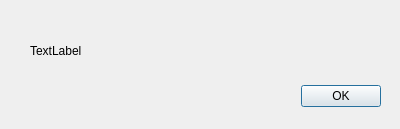
<?xml version="1.0" encoding="UTF-8"?>
<ui version="4.0">
 <class>Dialog</class>
 <widget class="QDialog" name="Dialog">
  <property name="geometry">
   <rect>
    <x>0</x>
    <y>0</y>
    <width>400</width>
    <height>129</height>
   </rect>
  </property>
  <property name="windowTitle">
   <string>Dialog</string>
  </property>
  <widget class="QDialogButtonBox" name="buttonBox">
   <property name="geometry">
    <rect>
     <x>40</x>
     <y>80</y>
     <width>341</width>
     <height>32</height>
    </rect>
   </property>
   <property name="orientation">
    <enum>Qt::Horizontal</enum>
   </property>
   <property name="standardButtons">
    <set>QDialogButtonBox::Ok</set>
   </property>
  </widget>
  <widget class="QLabel" name="displayText">
   <property name="geometry">
    <rect>
     <x>30</x>
     <y>20</y>
     <width>361</width>
     <height>61</height>
    </rect>
   </property>
   <property name="text">
    <string>TextLabel</string>
   </property>
  </widget>
 </widget>
 <resources/>
 <connections>
  <connection>
   <sender>buttonBox</sender>
   <signal>accepted()</signal>
   <receiver>Dialog</receiver>
   <slot>accept()</slot>
   <hints>
    <hint type="sourcelabel">
     <x>248</x>
     <y>254</y>
    </hint>
    <hint type="destinationlabel">
     <x>157</x>
     <y>274</y>
    </hint>
   </hints>
  </connection>
  <connection>
   <sender>buttonBox</sender>
   <signal>rejected()</signal>
   <receiver>Dialog</receiver>
   <slot>reject()</slot>
   <hints>
    <hint type="sourcelabel">
     <x>316</x>
     <y>260</y>
    </hint>
    <hint type="destinationlabel">
     <x>286</x>
     <y>274</y>
    </hint>
   </hints>
  </connection>
 </connections>
</ui>
